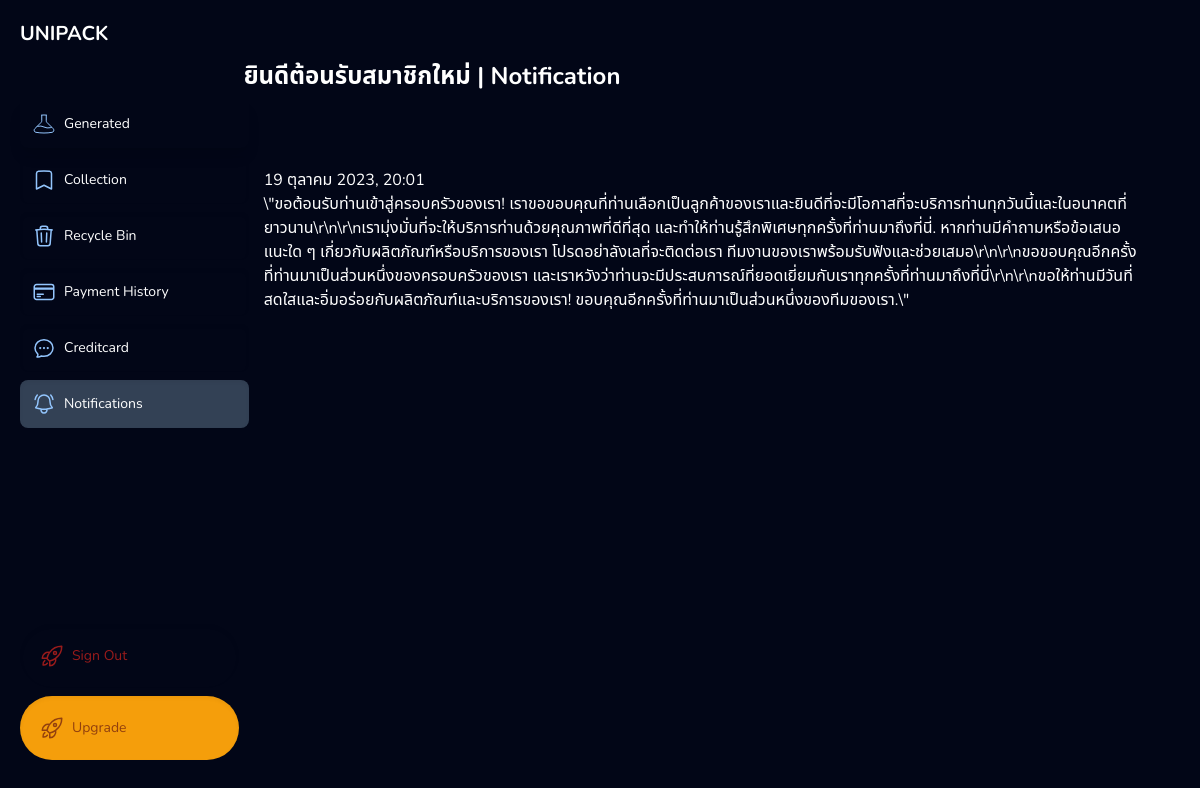
The app's page /profile/notifications/6 (signed in) with its own data.
### app_gen/models.py (models this page shows, shortened)
class Notification(models.Model):
    noti_id = models.BigAutoField(auto_created=True, primary_key=True, serialize=False, verbose_name='ID')
    pic_source = models.ImageField(upload_to='images',blank=True,null=True,max_length=500)
    is_read = models.BooleanField(default=False)
    acc_id = models.ForeignKey(User, on_delete=models.CASCADE,null=True)
    notice_title = models.CharField(max_length=255,null=False)
    notice_detail = models.TextField(max_length=800,default="")
    notice_date = models.DateTimeField(null=True)

### app_gen/views.py (the view)
# urls.py: path('profile/notifications/<id>',views.notiDetail,name='notiDetail'),
def notiDetail(request,id):
    note = Notification.objects.get(noti_id=id)
    note.is_read = True
    note.save()
    context = {'note':note,'noti':'bg-slate-700','notices':NoticesCheck(request)}
    return render(request,'app_gen/notiDetail.html',context)

### app_gen/views.py (called while the page is built)
def NoticesCheck(request):
    noti  = Notification.objects.filter(acc_id=request.session['uid'],is_read=False).count()
    return noti

### app_gen/templates/app_gen/notiDetail.html (shortened to what this page needs)
{% extends "app_gen/components/base_profile.html" %}
{% block title %}
<div class="mt-5">{{ note.notice_title }} | Notification </div>
{% endblock %}
{% block content %}
<div class="grid gap-4 z-0 justify-items-center  rounded-md border-1 p-5 ">
    <div>
        <div>{{ note.notice_date }}</div>
        <div>{{ note.notice_detail }}</div>
    </div>
</div>
{% endblock %}

### app_gen/static/app_gen/style.css (style rules this page uses)
* { font-family: 'Nunito','Noto Sans Thai', sans-serif,'LineSeed'; }

### app_gen/templates/app_gen/components/base_profile.html (style rules this page uses)
* { font-family: 'Nunito','Noto Sans Thai', sans-serif,'LineSeed'; }

### records on screen
Notification: notice_title "ยินดีต้อนรับสมาชิกใหม่", notice_date "19 ตุลาคม 2023, 20:01", notice_detail "\\\"ขอต้อนรับท่านเข้าสู่ครอบครัวของเรา! เราขอขอบคุณที่ท่านเลือกเป็นลูกค้าของเราและยินดีที่จะมีโอกาสที่จะบริการท่านทุกวันนี้และในอนาคตที่ยาวนาน\\r\\n\\r\\nเรามุ่งมั่นที่จะให้บริการท่านด้วยคุณภาพที่ดีที่สุด และทำให้ท่านรู้สึกพิเศษทุกครั้งที่ท่านมาถึงที่นี่. หากท่านมีคำถามหรือข้อเสนอแนะใด ๆ เกี่ยวกับผลิตภัณฑ์หรือบริการของเรา โปรดอย่าลังเลที่จะติดต่อเรา ทีมงานของเราพร้อมรับฟังและช่วยเสมอ\\r\\n\\r\\nขอขอบคุณอีกครั้งที่ท่านมาเป็นส่วนหนึ่งของครอบครัวของเรา และเราหวังว่าท่านจะมีประสบการณ์ที่ยอดเยี่ยมกับเราทุกครั้งที่ท่านมาถึงที่นี่\\r\\n\\r\\nขอให้ท่านมีวันที่สดใสและอิ่มอร่อยกับผลิตภัณฑ์และบริการของเรา! ขอบคุณอีกครั้งที่ท่านมาเป็นส่วนหนึ่งของทีมของเรา.\\\""
